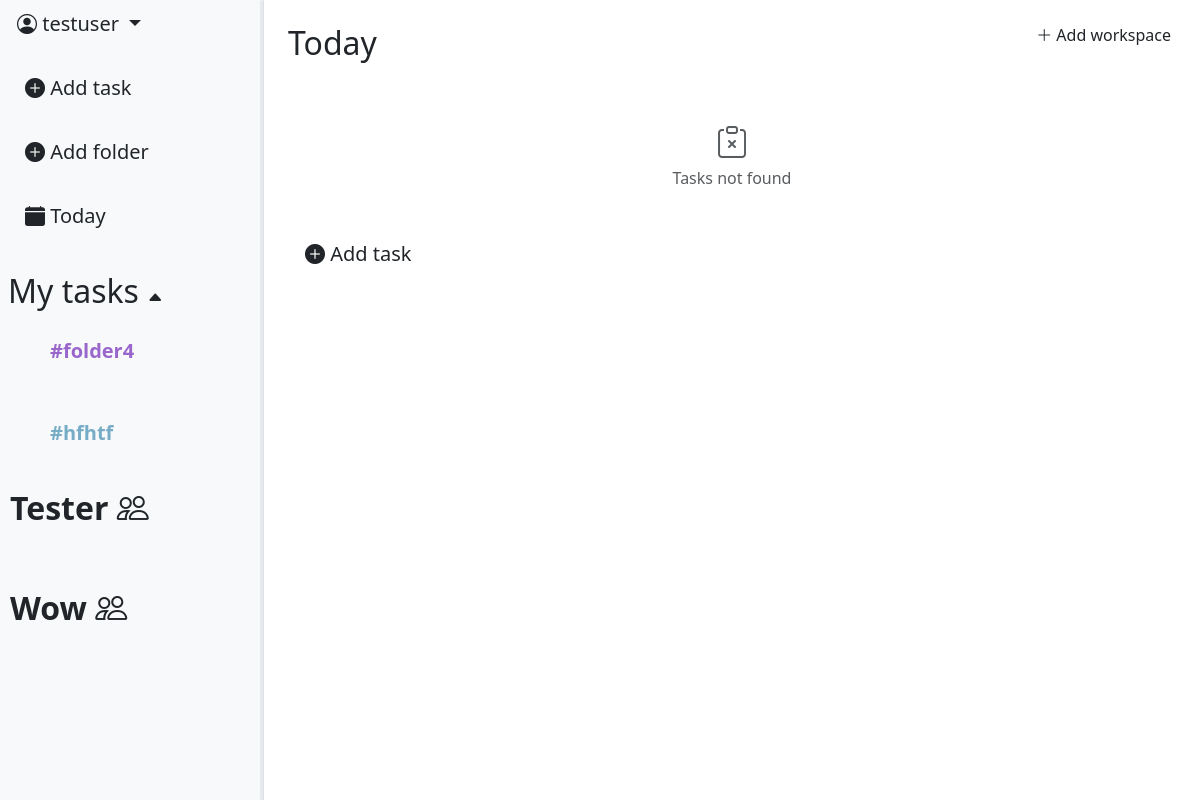
The page / (signed in) on the database as committed earlier.
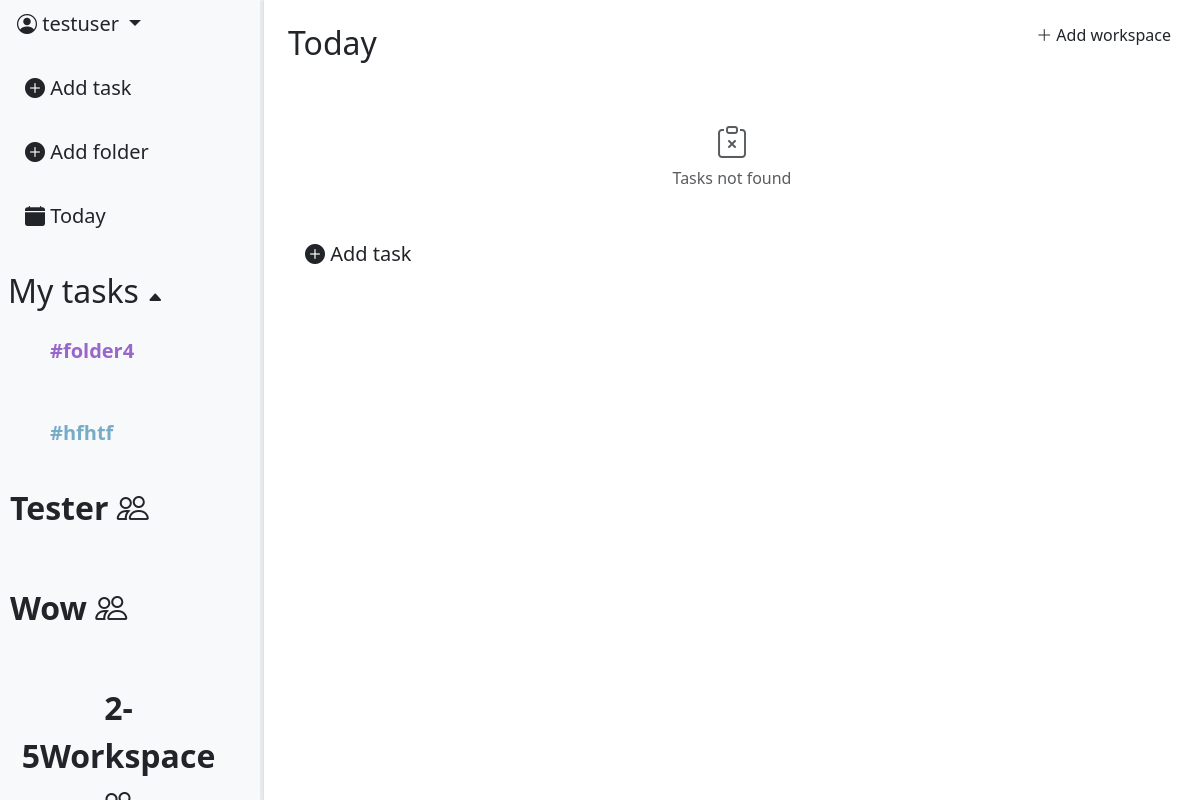
The same page on the database as committed later.
### task_app/models.py (models this page shows, shortened)
class Folder(models.Model):
    COLOR_VARIATION = [
        ("#77acc7", "🔵Air blue"),
        ("#9966cc", "🟣Amethust"),
        ("#008000", "🟢Apple Green"),
        ("#ff033e", "🔴Red rose"),
        ("#ffe135", "🟡Banana yellow"),
        ("#ff6500", "🟠Sunset"),
        ("#000000", "⚫Black"),
    ]
    color = models.CharField(max_length=30, choices=COLOR_VARIATION, default="#77acc7")
    name = models.CharField(max_length=16)
    box = models.ForeignKey(Box, null=True, blank=True, on_delete=models.CASCADE, default=None, related_name='folders')
    created_at = models.DateTimeField(auto_now_add=True)
    creator = models.ForeignKey(User, on_delete=models.CASCADE)
    workspace = models.ForeignKey(Workspace, on_delete=models.CASCADE, null=True, blank=True, default=None)

class Workspace(models.Model):
    INVITE_PERMISSION = [
        ("owner_only", "Only owner"),
        ("owner_admin", "Owner & Admin"),
                ]
    WORKSPACE_SPACE = [
        ("one", "Just me"),
        ("two_five", "Group (2-5)"),
        ("six_fifteen", "Team (6-15)"),
    ]
    SPACE_LIMITS = {
        "one": 1,
        "two_five": 5,
        "six_fifteen": 15,
    }
    name = models.CharField(max_length=64)
    invite_role = models.CharField(max_length=16,
                                choices=INVITE_PERMISSION,
                                default='owner_admin')
    workspace_space = models.CharField(max_length=16, choices=WORKSPACE_SPACE, default='one')
    icon = models.ImageField(null=True, blank=True)
    created_at = models.DateTimeField(auto_now_add=True)
    owner = models.ForeignKey(User,
                            on_delete=models.CASCADE,
                            related_name='workspace_creator')

### task_app/views.py (the view)
# urls.py: path('', views.TaskListView.as_view(), name="task_list"),
class TaskListView(LoginRequiredMixin, ListView):
    model = models.Task
    context_object_name = "tasks"
    template_name = "tasks/task_list.html"
    def get_queryset(self):
        queryset = models.Task.objects.filter(creator=self.request.user).prefetch_related('comments')
        folder_id = self.kwargs.get('folder_id')
        if folder_id:
            queryset = queryset.filter(folder_id=folder_id)
        else:
            queryset = queryset.filter(folder__isnull=True)
        status = self.request.GET.get('status')
        if status:
            queryset = queryset.filter(status__iexact=status)
        else:
           queryset = queryset.exclude(status__iexact="done")
        return queryset.order_by("due_date")
    def get_context_data(self, **kwargs):
        context = super().get_context_data(**kwargs)
        context["folders"] = Folder.objects.filter(creator=self.request.user, box__isnull = True)
        folder_id = self.kwargs.get('folder_id')
        if folder_id:
            context['current_folder'] = get_object_or_404(Folder, id=folder_id, creator=self.request.user)
        else:
            context['current_folder'] = None
        context["form"] = TaskFilterForm(self.request.GET)
        context["task_form"] = TaskForm()
        context["folder_form"] = FolderForm()
        context["comment_form"] = CommentForm()
        context["comments"] = models.Comment.objects.filter(
            task__creator=self.request.user).select_related('creator', 'task')
        context['workspaces'] = models.Workspace.objects.filter(
            members__member=self.request.user,
            members__is_active=True
        )
        context['workspace_form'] = WorkspaceForm()
        return context

### templates/tasks/task_list.html (shortened to what this page needs)
{% extends 'base.html' %}
{% load static %}
{% load custom_tags %}
{% block content %}
<div class="d-flex">
    {% include 'includes/leftbar.html' %}
    <div class="p-4" style="flex: 1 1 0; min-width: 0; position: relative;">
        <div style="position: absolute; top: 16px; right: 16px;">
            <a class="btn" data-bs-toggle="modal" data-bs-target="#WorkspaceModal">
                <i class="bi bi-plus-lg"></i> Add workspace
            </a>
        </div>
        {% if current_folder %}
            <h2>/{{ current_folder.name }}</h2>
        {% else %}
            <h2>Today</h2>
        {% endif %}
        <br>
        <ul class="list-group list-group-flush" data-simplebar style="max-height: 700px; overflow-x: hidden;">
            {% for task in tasks %}
                {% include 'includes/rightbar_task_scroll.html' with task=task %}
            {% empty %}
                <li class="list-group-item text-center py-4 text-muted">
                    <i class="bi bi-clipboard-x" style="font-size: 2rem;"></i>
                    <p class="mb-0">Tasks not found</p>
                </li>
            {% endfor %}
        </ul>
        <div class="list-group-item border-0 pt-3">
            <a class="btn btn-lg" data-bs-toggle="modal" data-bs-target="#TaskModal">
                <i class="bi bi-plus-circle-fill"></i> Add task
            </a>
        </div>
    </div>
</div>
{% endblock %}

### templates/includes/leftbar.html (shortened to what this page needs)
<div id="leftbar" class="bg-light border-end d-flex flex-column" style="width: 22%; height: 100vh; position: relative; overflow: hidden;">
    <div class="flex-shrink-0">
        <div class="dropdown-center mb-3">
            <button class="btn btn-lg dropdown-toggle" type="button" data-bs-toggle="dropdown" aria-expanded="false">
                <i class="bi bi-person-circle"></i>  {{ user.username }}
            </button>
        </div>
        <div class="d-flex flex-column align-items-start gap-3 ps-2">
            <a class="btn btn-lg"
                data-bs-toggle="modal"
                data-bs-target="#TaskModal"
                data-workspace-id="{{ workspace.pk }}">
                <i class="bi bi-plus-circle-fill"></i> Add task
            </a>
            <a class="btn btn-lg"
                data-bs-toggle="modal"
                data-bs-target="#FolderModal"
                data-workspace-id="{{ workspace.pk }}">
                <i class="bi bi-plus-circle-fill"></i> Add folder
            </a>
            <a class="btn btn-lg" href="{% url 'tasks:task_list' %}">
                <i class="bi bi-calendar-fill"></i> Today
            </a>
        </div>
    </div>
    <br>
    <div class="ps-2 mt-2">
        <h2 id="folders-toggle" style="cursor: pointer; user-select: none;">
            My tasks <span id="folders-arrow" class="bi bi-caret-up-fill" style="font-size: 16px;"></span>
        </h2>
    </div>
    <div id="folder_list" style="max-height: 300px; overflow-y: auto; overflow-x: hidden; margin-right: 10px;">
        <div class="d-flex flex-column align-items-start gap-3 ps-4">
            {% for folder in folders %}
                <div class="folder-row d-flex align-items-center justify-content-between p-2 rounded">
                    <a
                    href="{% url 'tasks:folder-tasks' folder.pk %}"
                    class="btn btn-lg"
                    style="color: {{ folder.color }}; font-weight: bold;"
                    >
                    #{{ folder.name }} </a>
                </div>
            {% endfor %}
        </div>
    </div>
    <div id="workspace_list" style="flex: 1 1 0; min-height: 0; overflow-y: auto; overflow-x: hidden; margin-right: 10px;">
        <div class="d-flex flex-column align-items-start gap-3 ps-0">
            {% for workspace in workspaces %}
                <div class="folder-row d-flex align-items-center justify-content-between p-2 rounded">
                    <a
                    href="{% url 'workspace:workspace_detail' workspace.pk %}"
                    class="btn btn-lg ps-0"
                    style="font-size: 32px; font-weight: 600;"
                    >
                    {{ workspace.name }}  <i class="bi bi-people"></i>
                    </a>
                </div>
            {% endfor %}
        </div>
    </div>
    <div id="leftbar-resizer"
        style="position: absolute;
            top: 0;right: 0; width: 3.5px; height: 100%;cursor: col-resize;
            z-index: 100;">
    </div>
</div>

Rows that differ between the two databases and show on the page:
added Workspace: name "2-5Workspace"
